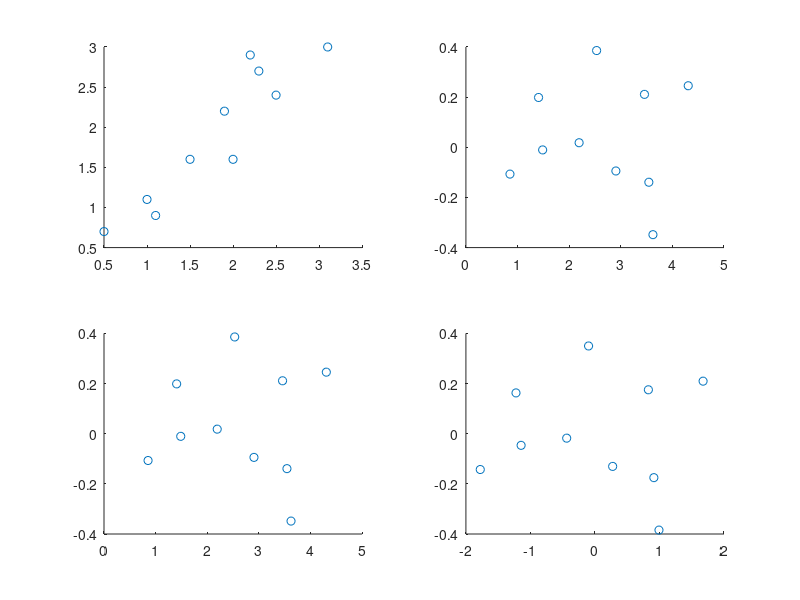

This figure's MATLAB source: (Note: this script raises an error after producing the figure.)
X=[2.5 0.5 2.2 1.9 3.1 2.3 2.0 1.0 1.5 1.1; 2.4 0.7 2.9 2.2 3.0 2.7 1.6 1.1 1.6 0.9]';
Xc=X-mean(X);
C=cov(X);
[v,d]=eig(C);   % d = eigenvalues
totalvarexplained = diag(d)./sum(diag(d));

[coeff,score,latent]=pca(X);
coeff(:,1) == v(:,2)
max(coeff(:,1)-v(:,2))

[Xc*coeff Xc/coeff' score]

figure;
subplot(2,2,1)
scatter(X(:,1), X(:,2))
subplot(2,2,2)
X2=(coeff*X')';
scatter(X2(:,1), X2(:,2))

subplot(2,2,3)
X2=X*coeff;
scatter(X2(:,1), X2(:,2))

subplot(2,2,4)
scatter(score(:,1), score(:,2))
% https://www.youtube.com/watch?v=kn_rLM1ZS2Q

dot(coeff(:,1),coeff(:,2))
% https://math.stackexchange.com/questions/403321/which-vectors-are-perpendicular-to-each-other



%%

nm=mean(X,1);  % mean over examples
X0=X-repmat(nm,[n,1]); % subtract mean
S=X0'*X0/n;  % S=cov(X);
[V,D]=eig(S);   % can be slow!
v=V(:,end-k+1:end);  % k largest eigenvectors,, can also fund incrementally ("eigs")


